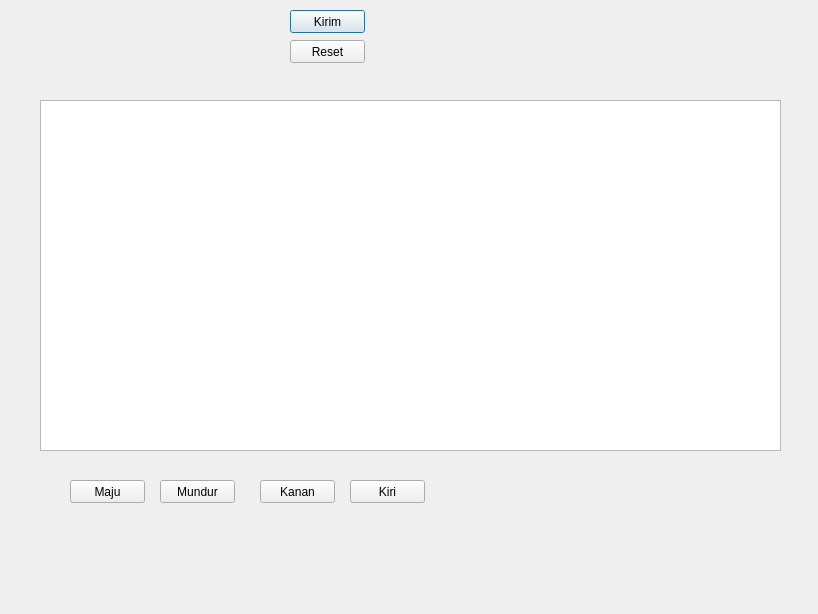
<?xml version="1.0" encoding="UTF-8"?>
<ui version="4.0">
 <class>Dialog</class>
 <widget class="QDialog" name="Dialog">
  <property name="geometry">
   <rect>
    <x>0</x>
    <y>0</y>
    <width>818</width>
    <height>614</height>
   </rect>
  </property>
  <property name="windowTitle">
   <string>Dialog</string>
  </property>
  <widget class="QPushButton" name="Kirim">
   <property name="geometry">
    <rect>
     <x>290</x>
     <y>10</y>
     <width>75</width>
     <height>23</height>
    </rect>
   </property>
   <property name="text">
    <string>Kirim</string>
   </property>
  </widget>
  <widget class="QPushButton" name="Reset">
   <property name="geometry">
    <rect>
     <x>290</x>
     <y>40</y>
     <width>75</width>
     <height>23</height>
    </rect>
   </property>
   <property name="text">
    <string>Reset</string>
   </property>
  </widget>
  <widget class="QPushButton" name="Maju">
   <property name="geometry">
    <rect>
     <x>70</x>
     <y>480</y>
     <width>75</width>
     <height>23</height>
    </rect>
   </property>
   <property name="text">
    <string>Maju</string>
   </property>
  </widget>
  <widget class="QPushButton" name="Mundur">
   <property name="geometry">
    <rect>
     <x>160</x>
     <y>480</y>
     <width>75</width>
     <height>23</height>
    </rect>
   </property>
   <property name="text">
    <string>Mundur</string>
   </property>
  </widget>
  <widget class="QPushButton" name="Kiri">
   <property name="geometry">
    <rect>
     <x>350</x>
     <y>480</y>
     <width>75</width>
     <height>23</height>
    </rect>
   </property>
   <property name="text">
    <string>Kiri</string>
   </property>
  </widget>
  <widget class="QPushButton" name="Kanan">
   <property name="geometry">
    <rect>
     <x>260</x>
     <y>480</y>
     <width>75</width>
     <height>23</height>
    </rect>
   </property>
   <property name="text">
    <string>Kanan</string>
   </property>
  </widget>
  <widget class="QListWidget" name="listWidget">
   <property name="geometry">
    <rect>
     <x>40</x>
     <y>100</y>
     <width>741</width>
     <height>351</height>
    </rect>
   </property>
  </widget>
 </widget>
 <resources/>
 <connections/>
</ui>
